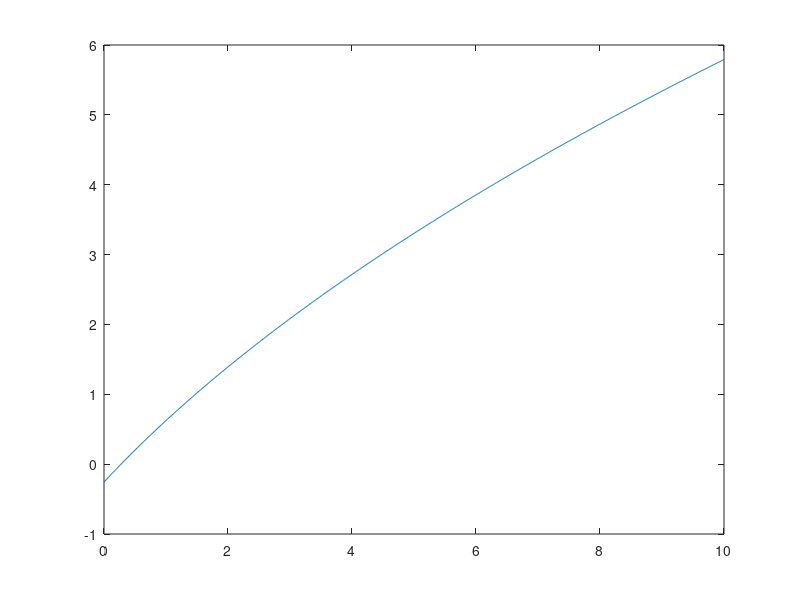
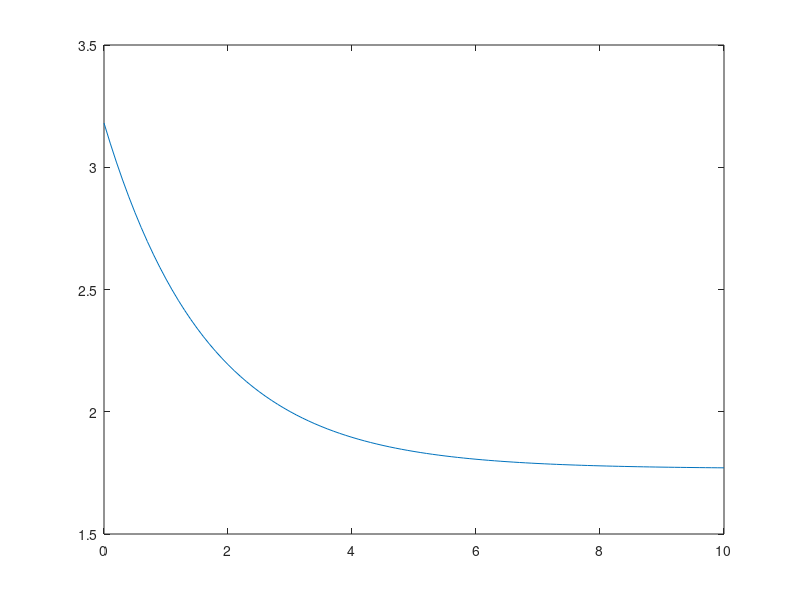

Reproduce these figures in MATLAB, in order.
%% Test computing stopping distance
clc
clear all
close all

max_acceleration = 5;
response_time = 1.1;

response  = [];
x_vec  = [];
for i = 0:0.01:10
    x_vec = [x_vec;i];
    response_velocity = -max_acceleration * response_time + ...
        sqrt(2*max_acceleration*i + max_acceleration^2*response_time);
    
    response = [response;response_velocity];
    
end
figure()
plot(x_vec, response)


%% Attraction for steering vector
attraction_gain = 1.8;
gain_1 = 0.6;
gain_2 = 1.25;

response  = [];
x_vec  = [];

for i = 0 : 0.1 : 10
    x_vec = [x_vec;i];
    responseAttraction = attraction_gain * pi/4 * (exp(-gain_1 * i) + gain_2);
    response = [response;responseAttraction];
end

figure() 
plot(x_vec, response)